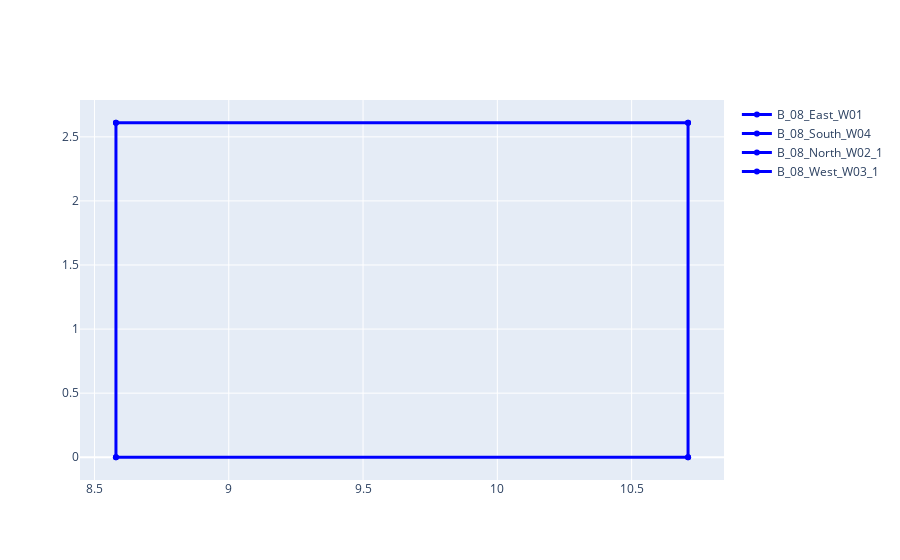

Notebook cell for this chart:
### Code cell
td = {i: prepare_line_traces(v, color="blue", label=i) for i,v in ld.items()}

fig = go.Figure()
for trace in td.values():
    fig.add_trace(trace)

fig.show()

### Figure 1 — Plotly figure (JSON) as saved in the notebook; plotly's stock layout.template omitted (floating-point values rounded to 4 significant figures)
{"data": [{"line": {"color": "blue", "width": 3}, "marker": {"color": "blue"}, "mode": "markers+lines", "name": "B_08_East_W01", "type": "scatter", "x": [10.71, 10.71], "y": [0, 2.61]}, {"line": {"color": "blue", "width": 3}, "marker": {"color": "blue"}, "mode": "markers+lines", "name": "B_08_South_W04", "type": "scatter", "x": [8.58, 10.71], "y": [0, 0]}, {"line": {"color": "blue", "width": 3}, "marker": {"color": "blue"}, "mode": "markers+lines", "name": "B_08_North_W02_1", "type": "scatter", "x": [10.71, 8.58], "y": [2.61, 2.61]}, {"line": {"color": "blue", "width": 3}, "marker": {"color": "blue"}, "mode": "markers+lines", "name": "B_08_West_W03_1", "type": "scatter", "x": [8.58, 8.58], "y": [2.61, 0]}], "layout": {}}
